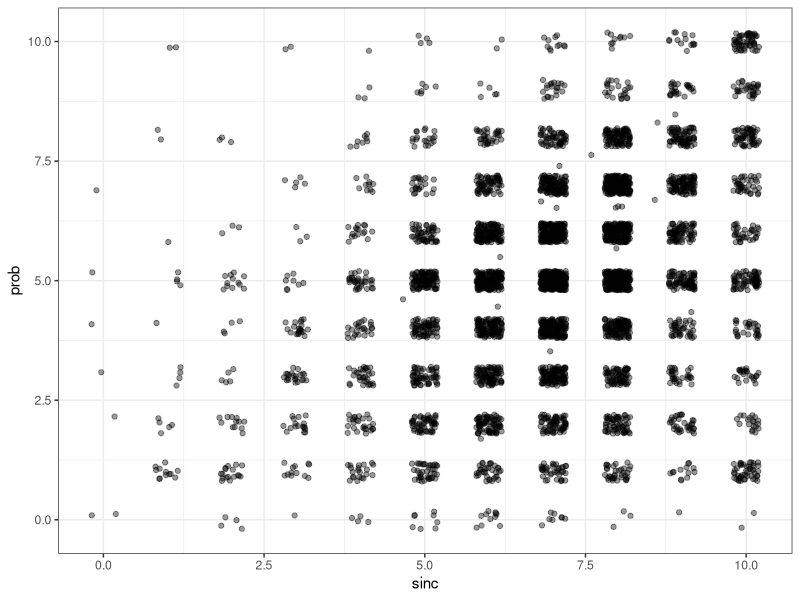
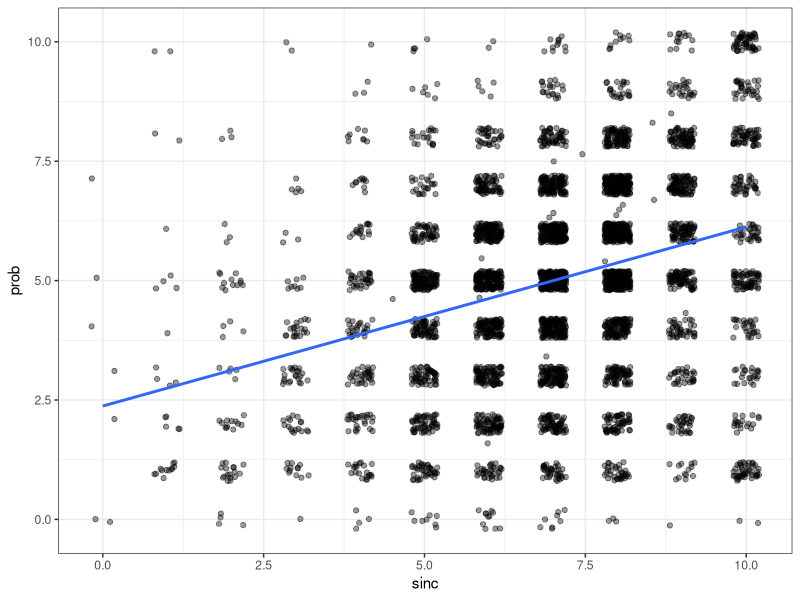

These charts were generated, in order, by the following R code:
## ---- chunk 1
knitr::opts_chunk$set(echo = TRUE)
library(tidyverse)
theme_set(theme_bw())
## ---- chunk 2
dates <- read_csv("speed-dating.csv")
ggplot(dates, aes(x = sinc, y = prob)) + 
  geom_jitter(alpha = 0.4, width = 0.2)

ggplot(dates, aes(x = sinc, y = prob)) + 
  geom_jitter(alpha = 0.4, width = 0.2) + geom_smooth(method = "lm", se = FALSE)
